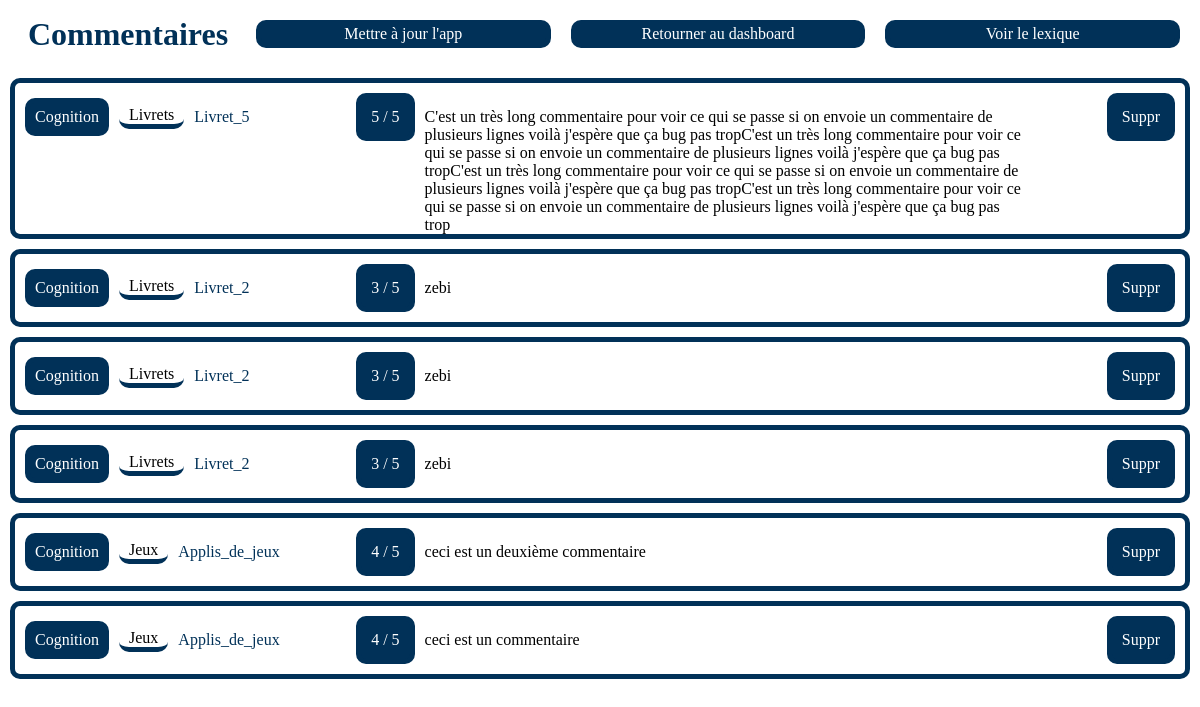
/viewRates.php, run on an earlier commit of the app's database.
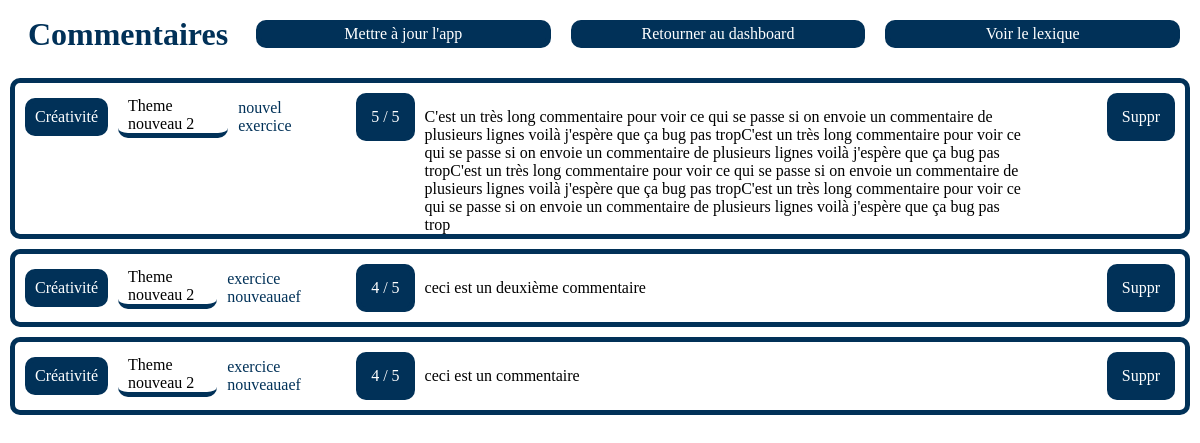
And on a later commit of the database.
### tables this page shows
CREATE TABLE "Commentaires"
(
	idCommentaire INTEGER
		primary key autoincrement,
	note INTEGER,
	commentaire VARCHAR(100),
	exerciceId INTEGER not null
		references Exercices
);

CREATE TABLE "Categories"
(
	idCategorie INTEGER
		primary key autoincrement,
	nomCategorie VARCHAR(50) not null,
	codeCouleur VARCHAR(20) not null
);

CREATE TABLE "Themes"
(
	idTheme INTEGER
		primary key autoincrement,
	nomTheme VARCHAR(50) not null,
	categorieId INTEGER not null
		references Categories
);

CREATE TABLE "Exercices"
(
	idExercice INTEGER
		primary key autoincrement,
	nomExercice VARCHAR(50) not null,
	themeId INTEGER not null
		references Themes
);

### class/Db.php (called while the page is built, shortened)
<?php
class Db {
    public $pdo;
    function __construct(){
        try{
            $this->pdo = new PDO('sqlite:'.__DIR__.'/../database/database.db' );
        }catch(PDOException $e){
            echo $e->getMessage();
        }
    }
    public function getAllCommentaires(){
        $sth = $this->pdo->prepare("SELECT * FROM Commentaires");
        $sth->execute();
        return $sth->fetchAll();
    }
    public function getExerciceFromExerciceId(string $id){
        $sth = $this->pdo->prepare("SELECT * FROM Exercices WHERE idExercice= :id");
        $sth->execute(["id" => $id]);
        return $sth->fetch();
    }
    public function getThemeFromThemeId(string $id){
        $sth = $this->pdo->prepare("SELECT * FROM Themes WHERE idTheme= :id");
        $sth->execute(["id" => $id]);
        return $sth->fetch();
    }
    public function getCategorieFromCategorieId(string $id){
        $sth = $this->pdo->prepare("SELECT * FROM Categories WHERE idCategorie= :id");
        $sth->execute(["id" => $id]);
        return $sth->fetch();
    }
}

### viewRates.php (the view, shortened to what this page needs)
<!DOCTYPE html>
<html lang="fr">
<head>
    <link href="css/style.css" rel="stylesheet">
</head>
<?php include "class/Db.php";?>
<body>
    <div class="h1Button">
        <h1 class="h1DataBase">Commentaires</h1>
        <div class="buttonsDataBase">
            <a href="api.php">Mettre à jour l'app</a>
            <a href="index.php">Retourner au dashboard</a>
            <a href="viewLexique.php">Voir le lexique</a>
        </div>
    </div>
    <?php $db = new Db();
    $allCommentaires = $db->getAllCommentaires();
    $allCommentaires = array_reverse($allCommentaires);
    foreach ($allCommentaires as $commentaire){
        $exercice = $db->getExerciceFromExerciceId($commentaire["exerciceId"]);
        $theme = $db->getThemeFromThemeId($exercice["themeId"]);
        $categorie = $db->getCategorieFromCategorieId($theme["categorieId"]);
        echo "
            <div class='divCommentaire'>
                <div class='categorieThemeExercice'>
                    <p class='categorieDataBase'>".$categorie['nomCategorie']."</p>
                    <p class='themeDataBase newMargin'>".$theme["nomTheme"]."</p>
                    <p class='exerciceCommentaire'>".$exercice["nomExercice"]."</p>
                </div>
                <div class='commentaire'>
                    <p class='noteCommentaire'>".$commentaire["note"]." / 5</p>
                    <p class='messageCommentaire'>".$commentaire["commentaire"]."</p><br>
                </div>
                <div class='date'>
                    <form action='traitement/supprComm.php' method='post' enctype='multipart/form-data'>
                        <input type='hidden' name='idComm' value='".$commentaire["idCommentaire"]."'>
                        <button type='submit' class='btSupprComm'>Suppr</button>
                    </form>
                </div>
            </div>";
    }?>
</body>
<body>
</body>
</html>

### css/style.css (style rules this page uses)
* { margin: 0; padding: 0; box-sizing: border-box; font-family: Futura; --couleurPrincipale: #013158; --couleur1: #0061ac; --couleur2: #0087ef; --couleur3: #54aefc; list-style: none; }
h1 { color: var(--couleurPrincipale); }
form { display: flex; flex-direction: column; padding: 0 20px; width: 100%; }
input, button, select, textarea, a { font-size: 1rem; margin: 10px; }
fieldset, .divDataBase, .divCommentaire { border: 5px solid var(--couleurPrincipale); border-radius: 10px; }
button, a { background-color: var(--couleurPrincipale); border: var(--couleurPrincipale) 5px solid; color: white; border-radius: 10px; cursor: pointer; }
a { text-decoration: none; width: calc(100% - 40px); text-align: center; }
.messageCommentaire { width: 85%; }
.categorieDataBase { background-color: var(--couleurPrincipale); color: white; border-radius: 10px; padding: 5px; border: 5px var(--couleurPrincipale) solid; }
.themeDataBase, .exerciceDataBase, .itemNode { border-bottom: 5px var(--couleurPrincipale) solid; border-radius: 10px; padding: 0 10px; }
.h1DataBase { text-align: center; width: 20%; }
.h1Button { display: flex; padding: 10px; width: 100%; justify-content: space-between; align-items: center; }
.buttonsDataBase { display: flex; width: 80%; }
.divCommentaire { display: flex; flex-direction: row; align-items: baseline; justify-content: space-between; margin: 10px; }
.exerciceCommentaire { color: var(--couleurPrincipale); }
.commentaire { width: 60%; align-items: baseline; float: right; display: flex; flex-direction: row; }
.noteCommentaire { background-color: var(--couleurPrincipale); color: white; border: 5px var(--couleurPrincipale) solid; border-radius: 10px; padding: 10px; margin-right: 10px; }
.date { display: flex; flex-direction: row; align-items: center; }
.categorieDataBase, .themeDataBase, .exerciceDataBase { display: flex; flex-direction: row; align-items: center; justify-content: space-between; transition: all 1s; }
.themeDataBase { margin-left: 5%; }
.categorieThemeExercice { display: flex; width: 25%; flex-direction: row; align-items: center; margin: 10px 0 10px 10px; }
.btSupprComm { margin:10px -10px; padding: 10px; }
.newMargin { margin: 0 10px; }

What changed in the data, as far as the page shows it:
removed commentaires: categories.nomCategorie "Cognition", themes.nomTheme "Livrets", exerciceId.nomExercice "Livret_2", note "3", commentaire "zebi"
removed commentaires: categories.nomCategorie "Cognition", themes.nomTheme "Livrets", exerciceId.nomExercice "Livret_2", note "3", commentaire "zebi"
removed commentaires: categories.nomCategorie "Cognition", themes.nomTheme "Livrets", exerciceId.nomExercice "Livret_2", note "3", commentaire "zebi"
changed commentaires: categories.nomCategorie "Cognition" → "Créativité"; themes.nomTheme "Livrets" → "Theme nouveau 2"; exerciceId.nomExercice "Livret_5" → "nouvel exercice"
changed commentaires "ceci est un deuxième commentaire": categories.nomCategorie "Cognition" → "Créativité"; themes.nomTheme "Jeux" → "Theme nouveau 2"; exerciceId.nomExercice "Applis_de_jeux" → "exercice nouveauaef"
changed commentaires "ceci est un commentaire": categories.nomCategorie "Cognition" → "Créativité"; themes.nomTheme "Jeux" → "Theme nouveau 2"; exerciceId.nomExercice "Applis_de_jeux" → "exercice nouveauaef"
